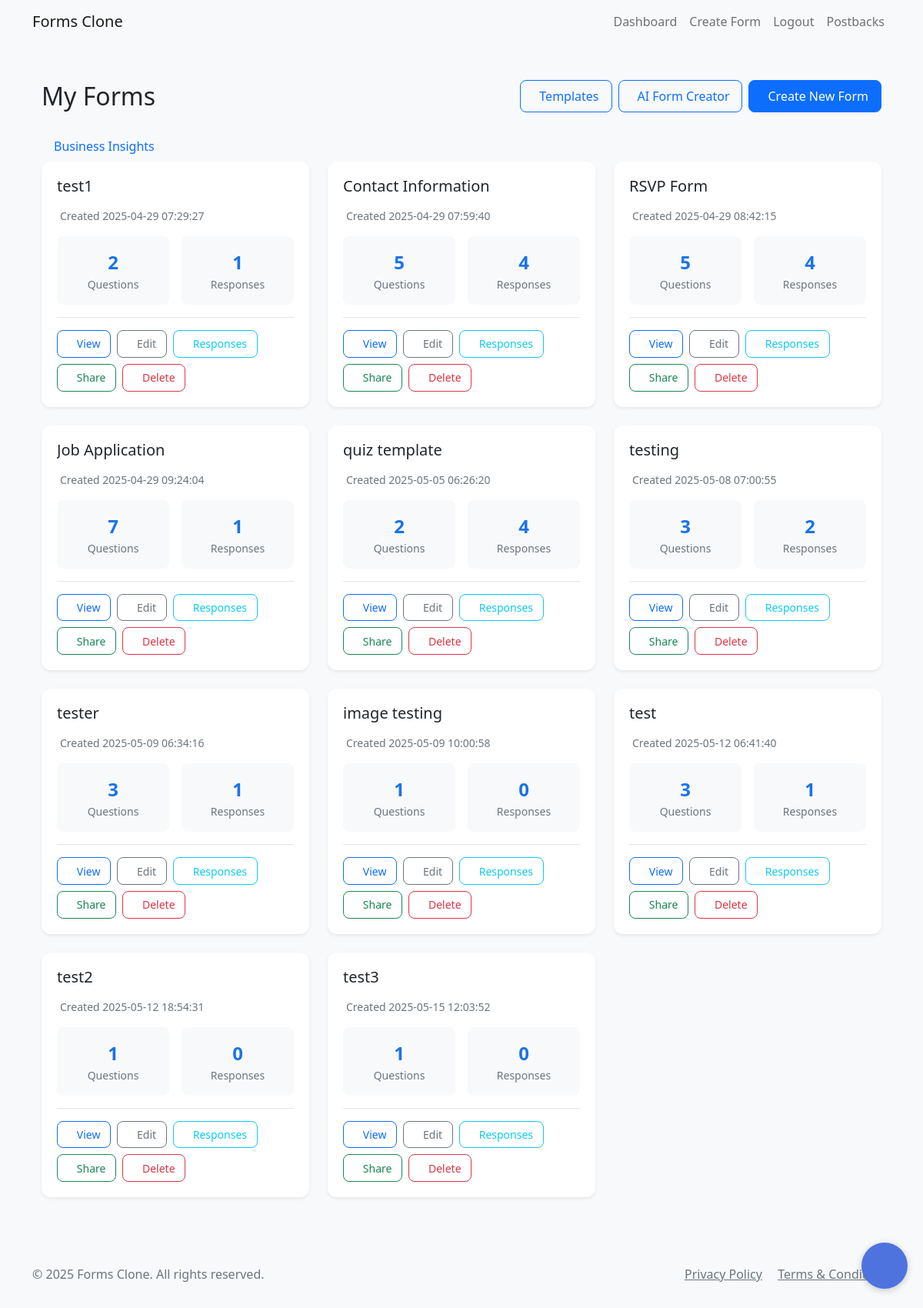
Before: /dashboard (signed in) with the older database file.
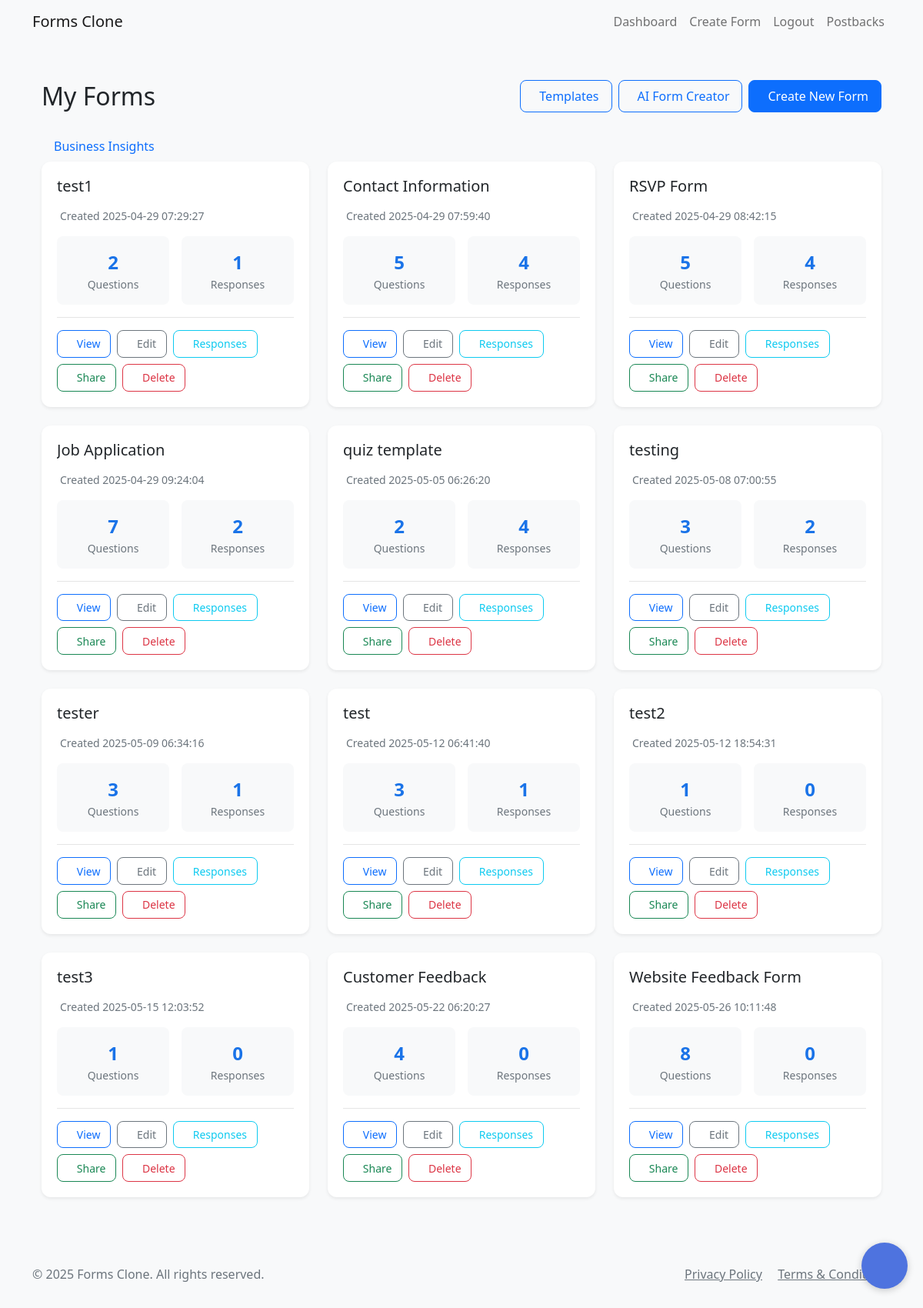
After: the same page with the newer database file.
### app.py (models this page shows)
class Form(db.Model):
    id = db.Column(db.Integer, primary_key=True)
    title = db.Column(db.String(200), nullable=False)
    description = db.Column(db.Text)
    created_at = db.Column(db.DateTime, default=datetime.utcnow)
    user_id = db.Column(db.Integer, db.ForeignKey('user.id', name='fk_form_user'), nullable=False)
    company_id = db.Column(db.Integer, db.ForeignKey('company.id', name='fk_form_company'), nullable=True)
    questions = db.relationship('Question', backref='form', lazy=True, cascade='all, delete-orphan')
    responses = db.relationship('Response', backref='form', lazy=True, cascade='all, delete-orphan')
    is_closed = db.Column(db.Boolean, default=False)  # New field to track if the form is closed/expired
    requires_consent = db.Column(db.Boolean, default=True)  # Require privacy policy and terms consent
    is_quiz = db.Column(db.Boolean, default=False)  # Is this form a quiz?
    passing_score = db.Column(db.Integer, default=0)  # Passing score percentage
    show_score = db.Column(db.Boolean, default=True)  # Whether to show score to respondents

### app.py (the view)
@app.route('/dashboard')
@login_required
def dashboard():
    try:
        forms = Form.query.filter_by(user_id=current_user.id).all()
        predefined_templates = FormTemplate.query.filter_by(is_public=True).all()
        user_templates = []
        if hasattr(current_user, 'templates'):
            user_templates = current_user.templates
        all_templates = list(user_templates) + list(predefined_templates)
        print(f"Forms: {len(forms)}, Templates: {len(all_templates)}")
        return render_template('dashboard.html', forms=forms, templates=all_templates)
    except Exception as e:
        print(f"Error in dashboard route: {str(e)}")
        return render_template('dashboard.html', forms=[], templates=[])

### app.py (called while the page is built)
@app.context_processor
def inject_now():
    return {'now': datetime.now()}

@app.context_processor
def inject_csrf_token():
    return {'csrf_token': lambda: 'dummy_token'}

def datetime_filter(date):
    if date:
        return date.strftime('%Y-%m-%d %H:%M:%S')
    return ''

@login_manager.user_loader
def load_user(user_id):
    return User.query.get(int(user_id))

### templates/dashboard.html (shortened to what this page needs)
{% extends "base.html" %}
{% block content %}
<div class="container py-4">
    <div class="d-flex justify-content-between align-items-center mb-4">
        <h1 class="h2 mb-0">My Forms</h1>
        <div class="d-flex gap-2">
            <a href="{{ url_for('template_gallery') }}" class="btn btn-outline-primary">
                Templates
            </a>
            <a href="{{ url_for('create_form_ai') }}" class="btn btn-outline-primary">
                AI Form Creator
            </a>
            <a href="{{ url_for('create_form') }}" class="btn btn-primary">
                Create New Form
            </a>
        </div>
    </div>
    <div class="nav-item">
        <a href="{{ url_for('business_insights') }}" class="nav-link">
            <span>Business Insights</span>
        </a>
    </div>
    {% if forms %}
    <div class="row g-4">
                {% for form in forms %}
        <div class="col-md-6 col-lg-4">
            <div class="card h-100 shadow-sm hover-shadow">
                        <div class="card-body">
                    <div class="d-flex justify-content-between align-items-start mb-3">
                        <h5 class="card-title mb-0 text-truncate" style="max-width: 80%;">{{ form.title }}</h5>
                        <div class="dropdown">
                            <button class="btn btn-link text-muted p-0" type="button" data-bs-toggle="dropdown"
                                    aria-label="Form options" title="Form options">
                            </button>
            </div>
        </div>
                    <p class="card-text text-muted small mb-3">
                        Created {{ form.created_at|datetime }}
                    </p>
                    <div class="response-stats mb-3">
                        <div class="stat-card">
                            <div class="stat-value">{{ form.questions|length }}</div>
                            <div class="stat-label">Questions</div>
                            </div>
                        <div class="stat-card">
                            <div class="stat-value">{{ form.responses|length }}</div>
                            <div class="stat-label">Responses</div>
                    </div>
                </div>
                    <div class="card-actions">
                        <div class="action-buttons">
                            <a href="{{ url_for('view_form', form_id=form.id) }}" class="btn btn-sm btn-outline-primary action-button" title="View Form">
                                View
                            </a>
                            <a href="{{ url_for('edit_form', form_id=form.id) }}" class="btn btn-sm btn-outline-secondary action-button" title="Edit Form">
                                Edit
                            </a>
                            <a href="{{ url_for('view_responses', form_id=form.id) }}" class="btn btn-sm btn-outline-info action-button" title="View Responses">
                                Responses
                            </a>
                            <button type="button" class="btn btn-sm btn-outline-success action-button" title="Share Form"
                                    data-bs-toggle="modal" data-bs-target="#shareModal{{ form.id }}">
                                Share
                            </button>
                            <button type="button" class="btn btn-sm btn-outline-danger action-button" title="Delete Form"
                                    data-bs-toggle="modal" data-bs-target="#deleteModal{{ form.id }}">
                                Delete
                            </button>
    </div>
</div>
                </div>
            </div>
        </div>
        {% endfor %}
            </div>
    {% endif %}
</div>
<div class="chat-widget" id="chatWidget">
    <button class="chat-toggle" onclick="toggleChat()">
    </button>
</div>
{% endblock %}

### templates/base.html (shortened to what this page needs)
<!DOCTYPE html>
<html lang="en">
<head>
    <link href="https://cdn.jsdelivr.net/npm/bootstrap@5.1.3/dist/css/bootstrap.min.css" rel="stylesheet">
    <link rel="stylesheet" href="{{ url_for('static', filename='css/style.css') }}">
</head>
<body>
    <nav class="navbar navbar-expand-lg navbar-light bg-light">
        <div class="container">
            <a class="navbar-brand" href="{{ url_for('index') }}">Forms Clone</a>
            <div class="collapse navbar-collapse" id="navbarNav">
                <ul class="navbar-nav ms-auto">
                    {% if current_user.is_authenticated %}
                        <li class="nav-item">
                            <a class="nav-link" href="{{ url_for('dashboard') }}">Dashboard</a>
                        </li>
                        <li class="nav-item">
                            <a class="nav-link" href="{{ url_for('create_form') }}">Create Form</a>
                        </li>
                        <li class="nav-item">
                            <a class="nav-link" href="{{ url_for('logout') }}">Logout</a>
                        </li>
                        <li class="nav-item">
                            <a class="nav-link" href="{{ url_for('postback_dashboard') }}">Postbacks</a>
                        </li>
                    {% endif %}
                </ul>
            </div>
        </div>
    </nav>
    <div class="container mt-4">
        {% block content %}{% endblock %}
    </div>
    <footer class="footer mt-5 py-3 bg-light">
        <div class="container">
            <div class="row">
                <div class="col-md-6">
                    <p class="text-muted">&copy; {{ moment().format('YYYY') }} Forms Clone. All rights reserved.</p>
                </div>
                <div class="col-md-6 text-end">
                    <a href="{{ url_for('privacy_policy') }}" class="text-muted me-3">Privacy Policy</a>
                    <a href="{{ url_for('terms_and_conditions') }}" class="text-muted">Terms & Conditions</a>
                </div>
            </div>
        </div>
    </footer>
</body>
</html>

### static/css/style.css (style rules this page uses)
body { background-color: #f8f9fa; }
.card { box-shadow: 0 2px 4px rgba(0, 0, 0, 0.1); border: none; }
.card-title { margin-bottom: 0.5rem; font-weight: 500; }

### templates/dashboard.html (style rules this page uses)
.hover-shadow { transition: all 0.3s ease; }
.card { border: none; border-radius: 12px; overflow: hidden; height: 100%; display: flex; flex-direction: column; }
.card-body { flex: 1; display: flex; flex-direction: column; padding: 1.25rem; }
.card-actions { margin-top: auto; padding-top: 1rem; border-top: 1px solid rgba(0,0,0,0.1); }
.action-buttons { display: flex; gap: 0.5rem; flex-wrap: wrap; max-height: 120px; overflow-y: auto; padding-right: 0.5rem; }
.action-button { display: inline-flex; align-items: center; gap: 0.5rem; padding: 0.5rem 1rem; border-radius: 8px; font-size: 0.875rem; transition: all 0.2s ease; white-space: nowrap; }
.btn { border-radius: 8px; padding: 0.5rem 1rem; }
.btn-sm { padding: 0.4rem 0.8rem; }
.response-stats { display: grid; grid-template-columns: repeat(auto-fit, minmax(120px, 1fr)); gap: 1rem; margin-bottom: 1rem; }
.stat-card { background: #f8f9fa; padding: 1rem; border-radius: 8px; text-align: center; }
.stat-value { font-size: 1.5rem; font-weight: 600; color: #1a73e8; }
.stat-label { font-size: 0.875rem; color: #6c757d; }
.chat-widget { position: fixed; bottom: 20px; right: 20px; z-index: 1000; }
.chat-toggle { width: 60px; height: 60px; border-radius: 50%; background: #4e73df; border: none; color: white; font-size: 24px; cursor: pointer; box-shadow: 0 2px 10px rgba(0,0,0,0.2); position: relative; transition: all 0.3s ease; }

Changed rows visible on the page:
removed Form: title "image testing", created_at "2025-05-09 10:00:58", questions|length "1", responses|length "0"
computed for Form "Job Application": responses|length "1" → "2"
added Form: title "Customer Feedback", created_at "2025-05-22 06:20:27", questions|length "4", responses|length "0"
added Form: title "Website Feedback Form", created_at "2025-05-26 10:11:48", questions|length "8", responses|length "0"
